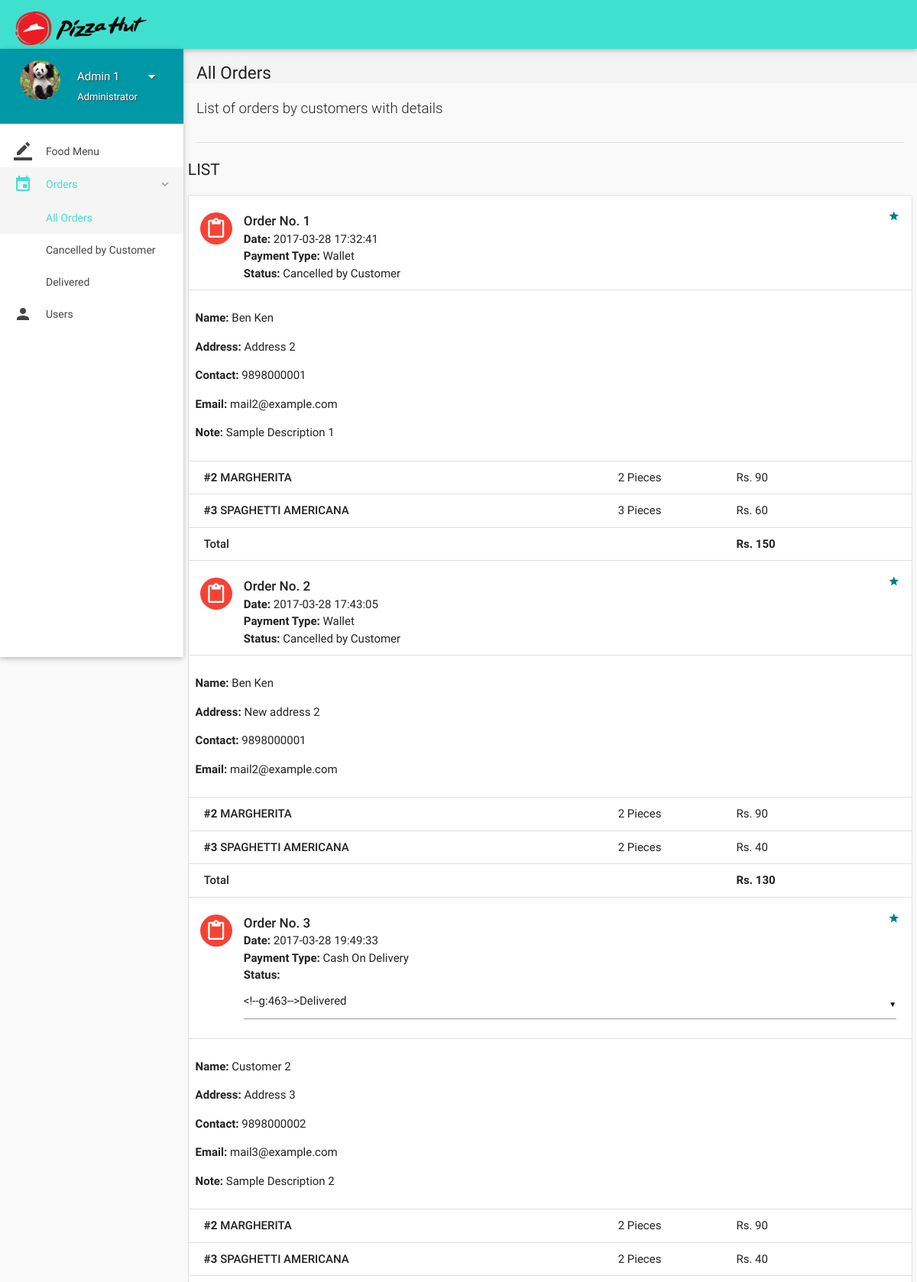
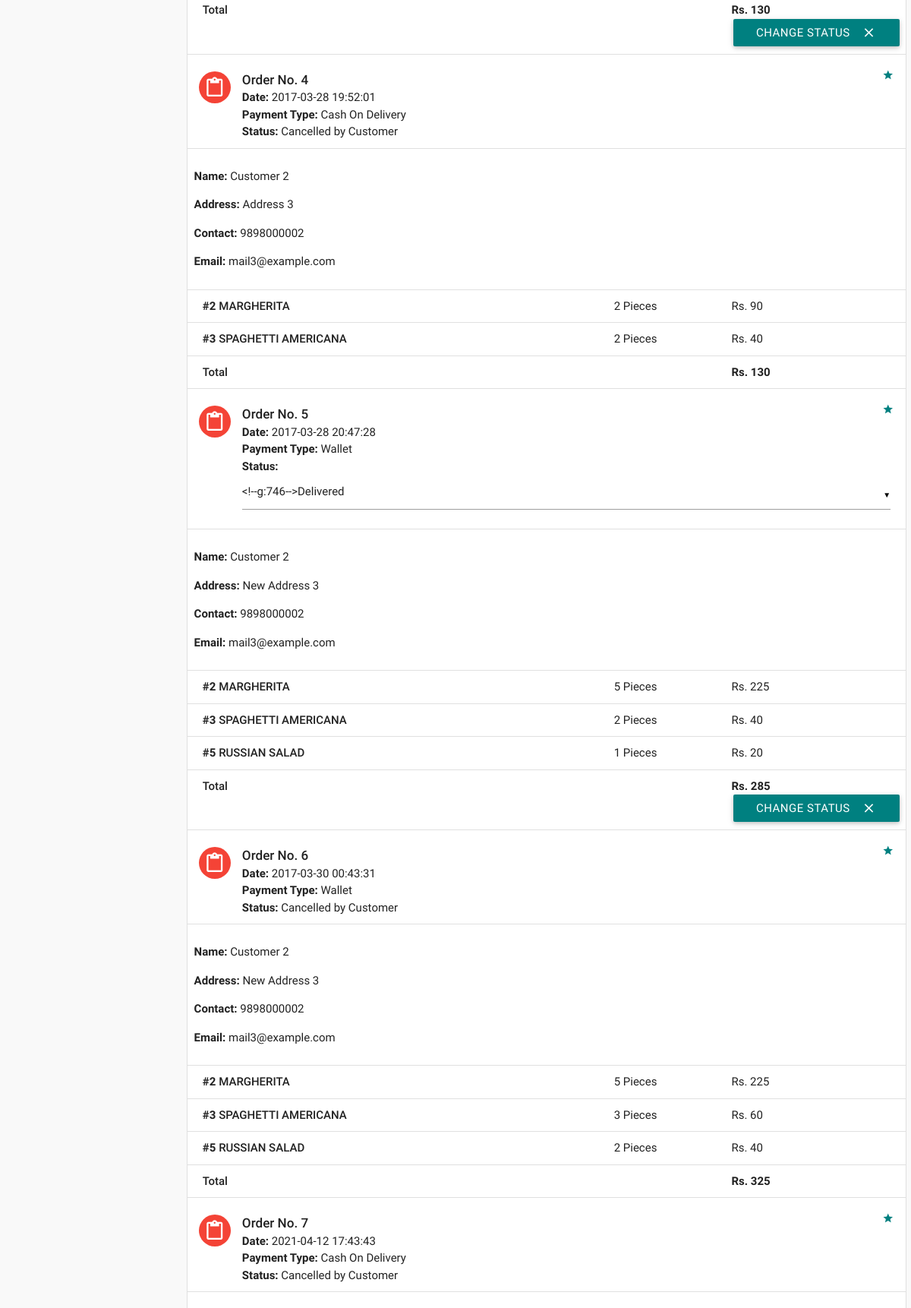
The app's page /all-orders.php (signed in, upper part) with its own data (2 pictures, top to bottom).
### tables this page shows
CREATE TABLE `orders` (
  `id` int(11) NOT NULL,
  `customer_id` int(11) NOT NULL,
  `address` varchar(300) NOT NULL,
  `description` varchar(300) NOT NULL,
  `date` datetime NOT NULL DEFAULT current_timestamp(),
  `payment_type` varchar(16) NOT NULL DEFAULT 'Wallet',
  `total` int(11) NOT NULL,
  `status` varchar(25) NOT NULL DEFAULT 'Yet to be delivered',
  `deleted` tinyint(4) NOT NULL DEFAULT 0
);

CREATE TABLE `users` (
  `id` int(11) NOT NULL,
  `role` varchar(15) NOT NULL DEFAULT 'Customer',
  `name` varchar(15) NOT NULL,
  `username` varchar(10) NOT NULL,
  `password` varchar(16) NOT NULL,
  `email` varchar(35) DEFAULT NULL,
  `address` varchar(300) DEFAULT NULL,
  `contact` bigint(11) NOT NULL,
  `verified` tinyint(1) NOT NULL DEFAULT 0,
  `deleted` tinyint(4) NOT NULL DEFAULT 0
);

CREATE TABLE `order_details` (
  `id` int(11) NOT NULL,
  `order_id` int(11) NOT NULL,
  `item_id` int(11) NOT NULL,
  `quantity` int(11) NOT NULL,
  `price` int(11) NOT NULL
);

CREATE TABLE `items` (
  `id` int(11) NOT NULL,
  `name` varchar(20) NOT NULL,
  `price` int(11) NOT NULL,
  `deleted` tinyint(4) NOT NULL DEFAULT 0
);

### includes/connect.php (called while the page is built, shortened)
<?php
$name = $_SESSION['name'];
$role = $_SESSION['role'];
?>

### all-orders.php (the view, shortened to what this page needs)
<?php
include 'includes/connect.php';
	if($_SESSION['admin_sid']==session_id())
	{
		?>
<!DOCTYPE html>
<html lang="en">
<head>
  <link href="css/materialize.min.css" type="text/css" rel="stylesheet" media="screen,projection">
  <link href="css/style.min.css" type="text/css" rel="stylesheet" media="screen,projection">
  <link href="css/custom/custom.min.css" type="text/css" rel="stylesheet" media="screen,projection">
  <link href="js/plugins/perfect-scrollbar/perfect-scrollbar.css" type="text/css" rel="stylesheet" media="screen,projection">
</head>
<body>
  <header id="header" class="page-topbar">
        <div class="navbar-fixed">
            <nav class="navbar-color">
                <div class="nav-wrapper">
                    <ul class="left">
                      <li><h1 class="logo-wrapper"><a href="index.php" class="brand-logo darken-1"><img src="images/materialize-logo1.png" alt="logo"></a> <span class="logo-text">Logo</span></h1></li>
                    </ul>
                </div>
            </nav>
        </div>
  </header>
  <div id="main">
    <div class="wrapper">
      <aside id="left-sidebar-nav">
        <ul id="slide-out" class="side-nav fixed leftside-navigation">
            <li class="user-details cyan darken-2">
            <div class="row">
                <div class="col col s4 m4 l4">
                    <img src="images/avatar1.jpg" alt="" class="circle responsive-img valign profile-image">
                </div>
                <div class="col col s8 m8 l8">
                    <a class="btn-flat dropdown-button waves-effect waves-light white-text profile-btn" href="#" data-activates="profile-dropdown"><?php echo $name;?> <i class="mdi-navigation-arrow-drop-down right"></i></a>
                    <p class="user-roal"><?php echo $role;?></p>
                </div>
            </div>
            </li>
            <li class="bold"><a href="index.php" class="waves-effect waves-cyan"><i class="mdi-editor-border-color"></i> Food Menu</a>
            </li>
                <li class="no-padding">
                    <ul class="collapsible collapsible-accordion">
                        <li class="bold"><a class="collapsible-header waves-effect waves-cyan active"><i class="mdi-editor-insert-invitation"></i> Orders</a>
                            <div class="collapsible-body">
                                <ul>
								<li class="<?php
								if(!isset($_GET['status'])){
										echo 'active';
									}?>
									"><a href="all-orders.php">All Orders</a>
                                </li>
								<?php
									$sql = mysqli_query($con, "SELECT DISTINCT status FROM orders;");
									while($row = mysqli_fetch_array($sql)){
                                    echo '<li class='.(isset($_GET['status'])?($status == $_GET['status'] ? 'active' : ''): '').'><a href="all-orders.php?status='.$row['status'].'">'.$row['status'].'</a>
                                    </li>';
									}
									?>
                                </ul>
                            </div>
                        </li>
                    </ul>
                </li>
            <li class="bold"><a href="users.php" class="waves-effect waves-cyan"><i class="mdi-social-person"></i> Users</a>
            </li>
        </ul>
        </aside>
      <section id="content">
        <div id="breadcrumbs-wrapper">
          <div class="container">
            <div class="row">
              <div class="col s12 m12 l12">
                <h5 class="breadcrumbs-title">All Orders</h5>
              </div>
            </div>
          </div>
        </div>
        <div class="container">
          <p class="caption">List of orders by customers with details</p>
          <div class="divider"></div>
<div id="work-collections" class="seaction">
					<?php
					if(isset($_GET['status'])){
						$status = $_GET['status'];
					}
					else{
						$status = '%';
					}
					$sql = mysqli_query($con, "SELECT * FROM orders WHERE status LIKE '$status';");
					echo '<div class="row">
                <div>
                    <h4 class="header">List</h4>
                    <ul id="issues-collection" class="collection">';
					while($row = mysqli_fetch_array($sql))
					{
						$status = $row['status'];
						$deleted = $row['deleted'];
						echo '<li class="collection-item avatar">
                              <i class="mdi-content-content-paste red circle"></i>
                              <span class="collection-header">Order No. '.$row['id'].'</span>
                              <p><strong>Date:</strong> '.$row['date'].'</p>
                              <p><strong>Payment Type:</strong> '.$row['payment_type'].'</p>
							  <p><strong>Status:</strong> '.($deleted ? $status : '
							  <form method="post" action="routers/edit-orders.php">
							    <input type="hidden" value="'.$row['id'].'" name="id">
								<select name="status">
								<option value="Yet to be delivered" '.($status=='Yet to be delivered' ? 'selected' : '').'>Yet to be delivered</option>
								<option value="Delivered" '.($status=='Delivered' ? 'selected' : '').'>Delivered</option>
								<option value="Cancelled by Admin" '.($status=='Cancelled by Admin' ? 'selected' : '').'>Cancelled by Admin</option>
								<option value="Paused" '.($status=='Paused' ? 'selected' : '').'>Paused</option>
								</select>
							  ').'</p>
                              <a href="#" class="secondary-content"><i class="mdi-action-grade"></i></a>
                              </li>';
						$order_id = $row['id'];
						$customer_id = $row['customer_id'];
						$sql1 = mysqli_query($con, "SELECT * FROM order_details WHERE order_id = $order_id;");
						$sql3 = mysqli_query($con, "SELECT * FROM users WHERE id = $customer_id;");
							while($row3 = mysqli_fetch_array($sql3))
							{
							echo '<li class="collection-item">
                            <div class="row">
							<p><strong>Name: </strong>'.$row3['name'].'</p>
							<p><strong>Address: </strong>'.$row['address'].'</p>
							'.($row3['contact'] == '' ? '' : '<p><strong>Contact: </strong>'.$row3['contact'].'</p>').'
							'.($row3['email'] == '' ? '' : '<p><strong>Email: </strong>'.$row3['email'].'</p>').'
							'.(!empty($row['description']) ? '<p><strong>Note: </strong>'.$row['description'].'</p>' : '').'
                            </li>';
							}
						while($row1 = mysqli_fetch_array($sql1))
						{
							$item_id = $row1['item_id'];
							$sql2 = mysqli_query($con, "SELECT * FROM items WHERE id = $item_id;");
							while($row2 = mysqli_fetch_array($sql2))
								$item_name = $row2['name'];
							echo '<li class="collection-item">
                            <div class="row">
                            <div class="col s7">
                            <p class="collections-title"><strong>#'.$row1['item_id'].'</strong> '.$item_name.'</p>
                            </div>
                            <div class="col s2">
                            <span>'.$row1['quantity'].' Pieces</span>
                            </div>
                            <div class="col s3">
                            <span>Rs. '.$row1['price'].'</span>
                            </div>
                            </div>
                            </li>';
						}
								echo'<li class="collection-item">
                                        <div class="row">
                                            <div class="col s7">
                                                <p class="collections-title"> Total</p>
                                            </div>
                                            <div class="col s2">
											<span> </span>
                                            </div>
                                            <div class="col s3">
                                                <span><strong>Rs. '.$row['total'].'</strong></span>
                                            </div>';
								if(!$deleted){
								echo '<button class="btn waves-effect waves-light right submit" type="submit" name="action">Change Status
                                              <i class="mdi-content-clear right"></i>
										</button>
										</form>';
								}
								echo'</div></li>';
					}
					?>
					</ul>
                </div>
              </div>
            </div>
        </div>
      </section>
    </div>
  </div>
</body>
</html>
<?php
	}
?>

### records on screen
orders: id "1", date "2017-03-28 17:32:41", payment_type "Wallet", status "Cancelled by Customer", address "Address 2", description "Sample Description 1", total "150"
users: name "Ben Ken", contact "9898000001", email "mail2@example.com"
order_details: item "2", item.name "MARGHERITA", quantity "2", price "90"
order_details: item "3", item.name "SPAGHETTI AMERICANA", quantity "3", price "60"
orders: id "2", date "2017-03-28 17:43:05", payment_type "Wallet", status "Cancelled by Customer", address "New address 2", total "130"
order_details: item "2", item.name "MARGHERITA", quantity "2", price "90"
order_details: item "3", item.name "SPAGHETTI AMERICANA", quantity "2", price "40"
orders: id "3", date "2017-03-28 19:49:33", payment_type "Cash On Delivery", address "Address 3", description "Sample Description 2", total "130", deleted "CHANGE STATUS"
users: name "Customer 2", contact "9898000002", email "mail3@example.com"
order_details: item "2", item.name "MARGHERITA", quantity "2", price "90"
order_details: item "3", item.name "SPAGHETTI AMERICANA", quantity "2", price "40"
orders: id "4", date "2017-03-28 19:52:01", payment_type "Cash On Delivery", status "Cancelled by Customer", address "Address 3", total "130"
order_details: item "2", item.name "MARGHERITA", quantity "2", price "90"
order_details: item "3", item.name "SPAGHETTI AMERICANA", quantity "2", price "40"
orders: id "5", date "2017-03-28 20:47:28", payment_type "Wallet", address "New Address 3", total "285", deleted "CHANGE STATUS"
order_details: item "2", item.name "MARGHERITA", quantity "5", price "225"
order_details: item "3", item.name "SPAGHETTI AMERICANA", quantity "2", price "40"
order_details: item "5", item.name "RUSSIAN SALAD", quantity "1", price "20"
orders: id "6", date "2017-03-30 00:43:31", payment_type "Wallet", status "Cancelled by Customer", address "New Address 3", total "325"
order_details: item "2", item.name "MARGHERITA", quantity "5", price "225"
order_details: item "3", item.name "SPAGHETTI AMERICANA", quantity "3", price "60"
order_details: item "5", item.name "RUSSIAN SALAD", quantity "2", price "40"
orders: id "7", date "2021-04-12 17:43:43", payment_type "Cash On Delivery", status "Cancelled by Customer"

### other values on screen
$name "Admin 1"
$role "Administrator"
$row['status'] "Cancelled by Customer"
$row['status'] "Delivered"
